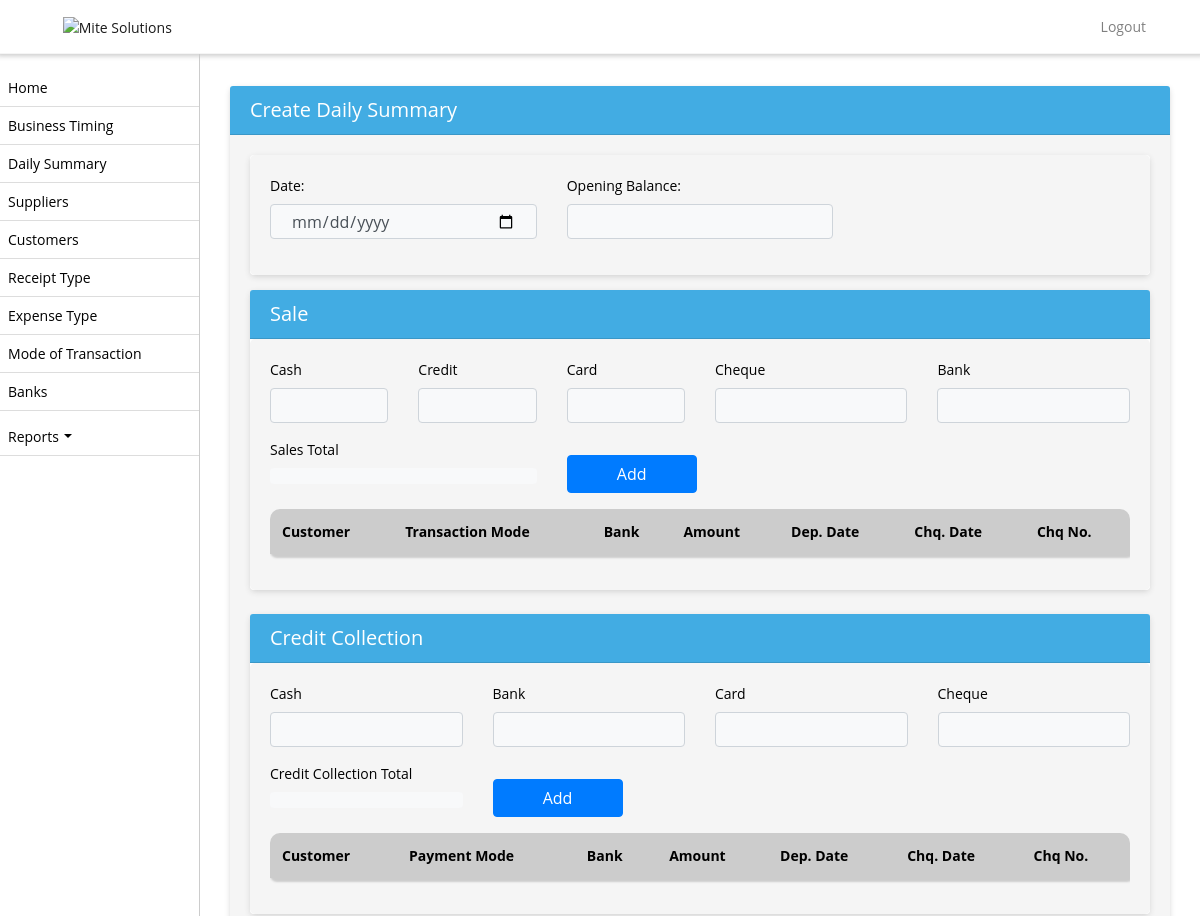
/bank-sales/ (signed in, upper part), run on an earlier commit of the app's database.
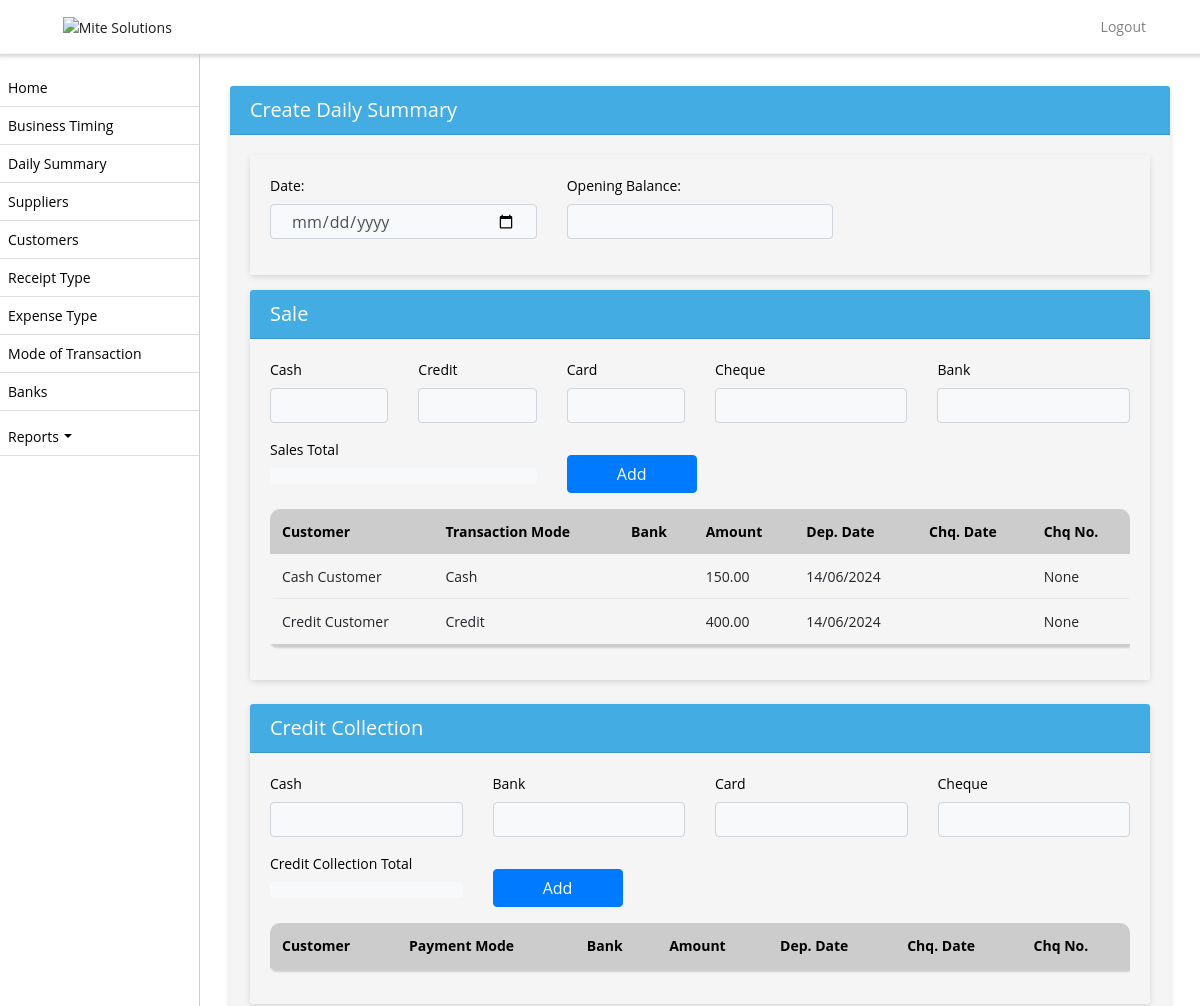
And on a later commit of the database.
### biztrackapp/models.py (models this page shows, shortened)
class BankSales(models.Model):
    customer = models.ForeignKey(Customer, on_delete=models.CASCADE)
    daily_summary_id = models.CharField(max_length=100, null=True, blank=True)
    mode_of_transaction = models.ForeignKey(TransactionMode, on_delete=models.CASCADE)
    amount = models.DecimalField(max_digits=10, decimal_places=2)
    bank = models.ForeignKey(AllBank, on_delete=models.CASCADE, null=True, blank=True)
    cheque_date = models.DateField(null=True, blank=True)
    cheque_no = models.CharField(max_length=255,null=True, blank=True)
    business_profile = models.CharField(max_length=255, null=True)
    created_on = models.DateField(auto_now_add=True, null=True)
    updated_on = models.DateTimeField(auto_now=True)

class Customer(models.Model):
    name = models.CharField(max_length=255)
    business_profile = models.CharField(max_length=255, null=True)
    outstanding = models.DecimalField(max_digits=10, decimal_places=2)
    location = models.CharField(max_length=255)
    status = models.BooleanField(default=True)  # BooleanField to represent True or False
    created_on = models.DateField(auto_now_add=True, null=True)

class TransactionMode(models.Model):
    CHOICES = [
        ('card', 'Card'),
        ('cash', 'Cash'),
        ('bank transfer', 'Bank Transfer'),
        ('cheque', 'Cheque'),
        ('credit', 'Credit'),
    ]
    name = models.CharField(max_length=255,choices=CHOICES)
    business_profile = models.CharField(max_length=255, null=True)
    status = models.BooleanField(default=False)
    created_on = models.DateField(auto_now_add=True, null=True)

### biztrackapp/views.py (the view)
# urls.py: path('bank-sales/', list_bank_sales, name='list_bank_sales'),
def list_bank_sales(request):
    shop_admin = get_object_or_404(ShopAdmin, user=request.user)
    shop = shop_admin.shop
    business_profile = get_object_or_404(BusinessProfile, name=shop.name)
    bank_sales = BankSales.objects.filter(business_profile=business_profile.id)
    return render(request, 'create_daily_summary.html', {'bank_sales': bank_sales})

### biztrackapp/templates/create_daily_summary.html (shortened to what the changed rows need)
{% extends 'base.html' %}
{% block content %}
<div class="container ">
    <div class="card  ">
          <form method="post"  enctype="multipart/form-data" class="form" id="daily_summary_form">
        <div class="card-body ">
            <div class="card">
                <div class="card-body bg-white br-5">
                    <div class="table-responsive">
                    <table  class="table table-bordered table-striped "  id="tablebanksale" >
                        <thead style="color:transparent !important;">
                            <tr>
                                <th>Customer</th>
                                <th>Transaction Mode</th>
                                <th>Bank</th>
                                <th>Amount</th>
                                <th>Dep. Date</th>
                                <th>Chq. Date</th>
                                <th>Chq No.</th>
                            </tr>
                        </thead>
                        <tbody>
                            {% for sale in bank_sales %}
                            <tr>
                                <td>{{ sale.customer.name }}</td>
                                <td class="text-capitalize">{{ sale.mode_of_transaction.name }}</td>
                                <td>{{ sale.bank.name }}</td>
                                <td>{{ sale.amount }}</td>
                                <td>{{ sale.created_on|date:"d/m/Y" }}</td>
                                <td>{{ sale.cheque_date|date:"d/m/Y" }}</td>
                                <td>{{ sale.cheque_no }}</td>
                            </tr>
                            {% endfor %}
                        </tbody>
                    </table>
                </div>
                </div>
            </div>
            <div class="card  mt-4">
                <div class="card-body bg-white  br-5">
                    <div class="table-responsive">
                    <table id="tablecreditcollection"  class="table table-bordered table-striped nowrap"  style="width: 100%;">
                        <thead class="thead-light" style="border-color:transparent !important;">
                            <tr>
                                <th>Customer</th>
                                <th>Payment Mode</th>
                                <th>Bank</th>
                                <th>Amount</th>
                                <th>Dep. Date</th>
                                <th>Chq. Date</th>
                                <th>Chq No.</th>
                            </tr>
                        </thead>
                    </table>
                </div>
                </div>
            </div>
        </div>
    </form>
    </div>
</div>
{% endblock %}

What changed in the data, as far as the page shows it:
added BankSales: customer.name "Cash Customer", mode_of_transaction.name "Cash", amount "150.00", created_on "14/06/2024", cheque_no "None"
added BankSales: customer.name "Credit Customer", mode_of_transaction.name "Credit", amount "400.00", created_on "14/06/2024", cheque_no "None"
